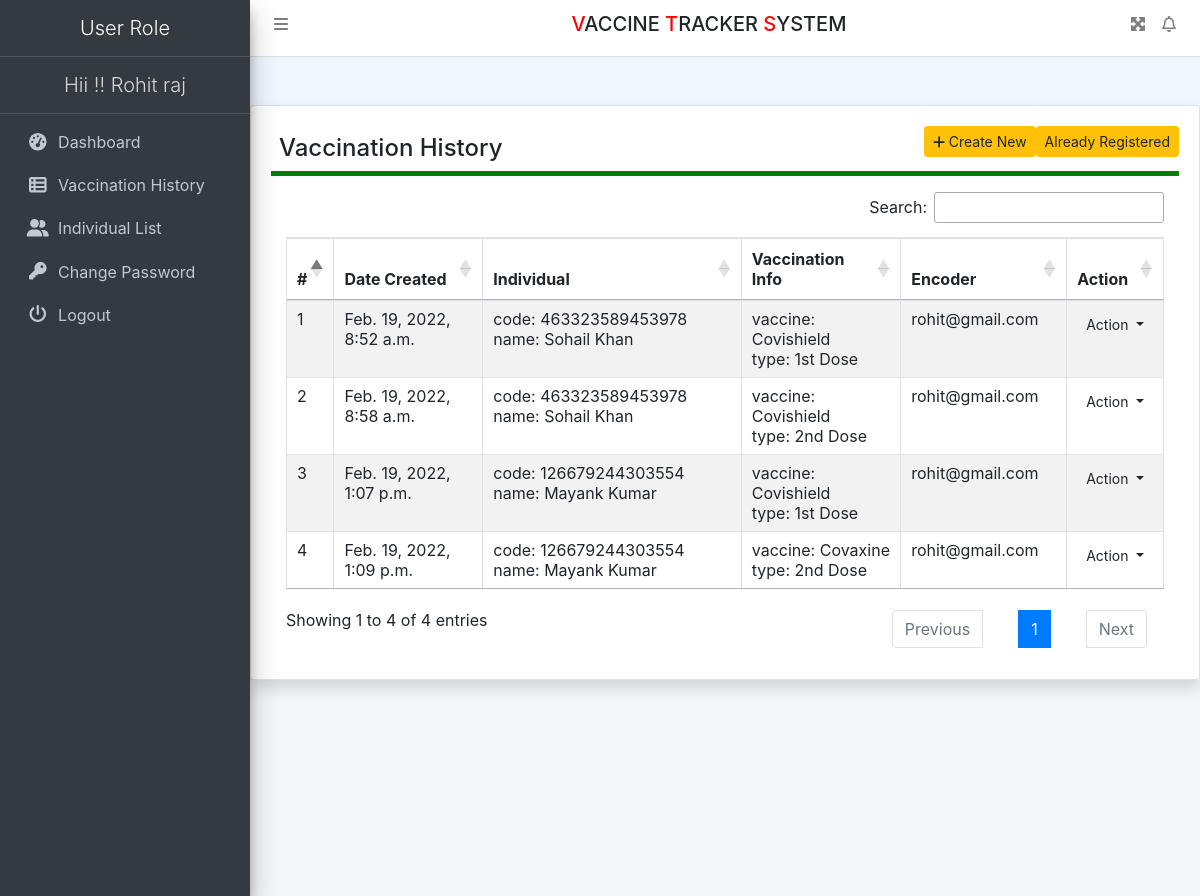
Page /staffvaccineHistory (signed in) on the committed database.
### vaccine/models.py (models this page shows, shortened)
class VaccineHistoryList(models.Model):
    members = models.ForeignKey(MemberList, on_delete=models.CASCADE)
    individuals = models.ForeignKey(IndividualList, on_delete=models.CASCADE)
    vaccines = models.ForeignKey(VaccineList, on_delete=models.CASCADE)
    vaccinelocations = models.ForeignKey(VaccineLocationList, on_delete=models.CASCADE)
    VaccinationType = models.CharField(max_length=50, null=True)
    VaccinatedBy = models.CharField(max_length=250, null=True)
    Remark = models.CharField(max_length=350, null=True)
    CreationDate = models.DateTimeField(auto_now_add=True)
    UpdationDate = models.DateField(null=True)

class IndividualList(models.Model):
    FirstName = models.CharField(max_length=200, null=True)
    LastName = models.CharField(max_length=200, null=True)
    TrackingCode = models.CharField(max_length=50, null=True)
    Gender = models.CharField(max_length=20, null=True)
    DOB = models.DateField(null=True)
    Contact = models.CharField(max_length=15, null=True)
    Address = models.CharField(max_length=200, null=True)
    Status = models.CharField(max_length=50, null=True)
    CreationDate = models.DateTimeField(auto_now_add=True)
    UpdationDate = models.DateField(null=True)

class VaccineList(models.Model):
    Name = models.CharField(max_length=250, null=True)
    Status = models.CharField(max_length=200, null=True)
    CreationDate = models.DateTimeField(auto_now_add=True)

class MemberList(models.Model):
    user = models.ForeignKey(User, on_delete=models.CASCADE)
    Image = models.FileField(max_length=50, null=True)
    Role = models.CharField(max_length=20, null=True)
    location = models.ForeignKey(VaccineLocationList, on_delete=models.CASCADE, null=True)
    CreationDate = models.DateTimeField(auto_now_add=True)
    UpdationDate = models.DateField(null=True)

### vaccine/views.py (the view)
# urls.py: path('staffvaccineHistory', staffvaccineHistory, name='staffvaccineHistory'),
def staffvaccineHistory(request):
    if not request.user.is_authenticated:
        return redirect('staff_login')
    user = User.objects.get(id=request.user.id)
    member = MemberList.objects.get(user=user)
    vachistory = VaccineHistoryList.objects.filter(members=member)
    return render(request, 'staffvaccineHistory.html', locals())

### vaccine/templates/staffvaccineHistory.html (shortened to what this page needs)
{% extends 'userHeader.html' %}
{% block main %}
<div class="card shadow mt-5">
    <div class="card-body">
        <a href="{% url 'staffalreadyReg_Vaccine' %}" class="btn btn-warning btn-sm float-right"> Already Registered</a>
        <a href="{% url 'staffnew_Vaccine' %}" class="btn btn-warning btn-sm float-right"><i class="fa fa-plus"></i>
            Create New</a>
        <h4 class="p-2" style="border-bottom: 5px solid green;">Vaccination History</h4>
        <div class="container-fluid mt-3">
            <table id="example" class="table table-striped table-bordered">
                <colgroup>
					<col width="5%">
					<col width="20%">
					<col width="35%">
					<col width="20%">
					<col width="20%">
				</colgroup>
                <thead>
                <tr>
                    <th>#</th>
                    <th>Date Created</th>
                    <th>Individual</th>
                    <th>Vaccination Info</th>
                    <th>Encoder</th>
                    <th>Action</th>
                </tr>
                </thead>
                <tbody>
                 {% for i in vachistory %}
                <tr>
                    <td>{{forloop.counter}}</td>
                    <td>{{i.CreationDate}}</td>
                    <td>code: {{i.individuals.TrackingCode}} <br>
                        name: {{i.individuals.FirstName}} {{i.individuals.LastName}} </td>
                    <td>vaccine: {{i.vaccines.Name}} <br>
                        type: {{i.VaccinationType}}</td>
                    <td>{{i.members.user.username}}</td>
                    <td align="center">
                        <button type="button" class="btn btn-flat btn-default btn-sm dropdown-toggle dropdown-icon"
                                data-toggle="dropdown">
                            Action
                        </button>
                    </td>
                </tr>
                {% endfor %}
                </tbody>
            </table>
        </div>
    </div>
</div>
{% endblock %}

### vaccine/templates/userHeader.html (shortened to what this page needs)
{% load static %}
<html>
<head runat="server">
    <link href="{% static 'css/bootstrap.css' %}" rel="stylesheet"/>
    <link href="{% static 'css/all.css' %}" rel="stylesheet"/>
    <link href="{% static 'css/adminlte.css' %}" rel="stylesheet"/>
    <link href="{% static 'css/OverlayScrollbars.css' %}" rel="stylesheet"/>
    <link rel="stylesheet"
          href="https://cdn.datatables.net/1.10.23/css/jquery.dataTables.min.css">
    <link rel="stylesheet"
          href="https://cdn.datatables.net/buttons/1.6.5/css/buttons.dataTables.min.css">
    <link rel="stylesheet"
          href="https://cdn.jsdelivr.net/npm/bootstrap-select@1.13.14/dist/css/bootstrap-select.min.css">
    <link rel="stylesheet" href="https://cdnjs.cloudflare.com/ajax/libs/twitter-bootstrap/4.5.2/css/bootstrap.css">
    <link rel="stylesheet" href="https://cdn.datatables.net/1.11.4/css/dataTables.bootstrap4.min.css">
    <link rel="stylesheet" href="https://cdn.datatables.net/buttons/2.2.2/css/buttons.bootstrap4.min.css">
</head>
<body
        class="hold-transition sidebar-mini layout-fixed layout-navbar-fixed layout-footer-fixed">
<nav class="main-header navbar navbar-expand navbar-white navbar-light">
    <ul class="navbar-nav">
        <li class="nav-item"><a class="nav-link" data-widget="pushmenu"
                                href="#" role="button"><i class="fas fa-bars"></i></a></li>
    </ul>
    <h5 class="text-center text-uppercase" style="width: 100%;"><span style="color: red">V</span>accine <span style="color: red">T</span>racker <span style="color: red">S</span>ystem</h5>
    <ul class="navbar-nav ml-auto">
        <li class="nav-item"><a class="nav-link"
                                data-widget="fullscreen" href="#" role="button"> <i
                class="fas fa-expand-arrows-alt"></i>
        </a></li>
        <li class="nav-item dropdown"><a class="nav-link"
                                         data-toggle="dropdown" href="#"> <i
                class="far fa-bell fas-shake animated"></i>
        </a>
        </li>
    </ul>
</nav>
<aside class="main-sidebar sidebar-dark-primary elevation-4">
    <center><a href="{% url 'sdashboard' %}" class="brand-link"> <span
            class="brand-text font-weight-light">User Role</span>
    </a></center>
    <a href="{% url 'sdashboard' %}" class="brand-link">
        <center><span
                class="brand-text font-weight-light">Hii !! {{request.user.first_name}} {{request.user.last_name}} </span>
        </center>
    </a>
    <div class="sidebar">
        <nav class="mt-2">
            <ul class="nav nav-pills nav-sidebar flex-column"
                data-widget="treeview" role="menu" data-accordion="false">
                <li class="nav-item"><a href="{% url 'sdashboard' %}" class="nav-link">
                    <i class="nav-icon fas fa-tachometer-alt"></i>
                    <p>Dashboard</p>
                </a></li>
                <li class="nav-item"><a href="{% url 'staffvaccineHistory' %}" class="nav-link">
                    <i class="nav-icon fas fa-th-list"></i>
                    <p>Vaccination History</p>
                </a></li>
                <li class="nav-item"><a href="{% url 'staffindividual' %}" class="nav-link">
                    <i class="nav-icon fas fa-user-friends"></i>
                    <p>Individual List</p>
                </a></li>
                <li class="nav-item"><a href="{% url 'staffchangePassword' %}" class="nav-link">
                    <i class="nav-icon fas fa-key"></i>
                    <p>Change Password</p>
                </a></li>
                <li class="nav-item"><a href="/logout" class="nav-link">
                    <i class="nav-icon fas fa-power-off"></i>
                    <p>Logout</p>
                </a></li>
            </ul>
        </nav>
    </div>
</aside>
<div class="content-wrapper">
    {% block main %}
    {% endblock %}
</div>

### vaccine/static/css/all.css (style rules this page uses)
.fa-bars:before { content: "\f0c9"; }
.fa-bell:before { content: "\f0f3"; }
.fa-key:before { content: "\f084"; }
.fa-plus:before { content: "\f067"; }
.fa-power-off:before { content: "\f011"; }

### vaccine/static/css/OverlayScrollbars.css (style rules this page uses)
.os-host, .os-host-textarea { position: relative; overflow: visible !important; -webkit-box-orient: vertical; -webkit-box-direction: normal; -ms-flex-direction: column; flex-direction: column; -ms-flex-wrap: nowrap; flex-wrap: nowrap; -webkit-box-pack: start; -ms-flex-pack: start; justify-content: flex-start; -ms-flex-line-pack: start; align-content: flex-start; -webkit-box-align: start; -ms-flex-align: start; -ms-grid-row-align: flex-start; align-items: flex-start; }

### vaccine/templates/userHeader.html (style rules this page uses)
body { background-color: aliceblue; }

### rows in the picture
VaccineHistoryList: CreationDate "Feb. 19, 2022, 8:52 a.m.", individuals.TrackingCode "463323589453978", individuals.FirstName "Sohail", individuals.LastName "Khan", vaccines.Name "Covishield", VaccinationType "1st Dose", members.user.username "rohit@gmail.com"
VaccineHistoryList: CreationDate "Feb. 19, 2022, 8:58 a.m.", individuals.TrackingCode "463323589453978", individuals.FirstName "Sohail", individuals.LastName "Khan", vaccines.Name "Covishield", VaccinationType "2nd Dose", members.user.username "rohit@gmail.com"
VaccineHistoryList: CreationDate "Feb. 19, 2022, 1:07 p.m.", individuals.TrackingCode "126679244303554", individuals.FirstName "Mayank", individuals.LastName "Kumar", vaccines.Name "Covishield", VaccinationType "1st Dose", members.user.username "rohit@gmail.com"
VaccineHistoryList: CreationDate "Feb. 19, 2022, 1:09 p.m.", individuals.TrackingCode "126679244303554", individuals.FirstName "Mayank", individuals.LastName "Kumar", vaccines.Name "Covaxine", VaccinationType "2nd Dose", members.user.username "rohit@gmail.com"

### other values in the picture
{{ request.user.first_name }} "Rohit"
{{ request.user.last_name }} "raj"
